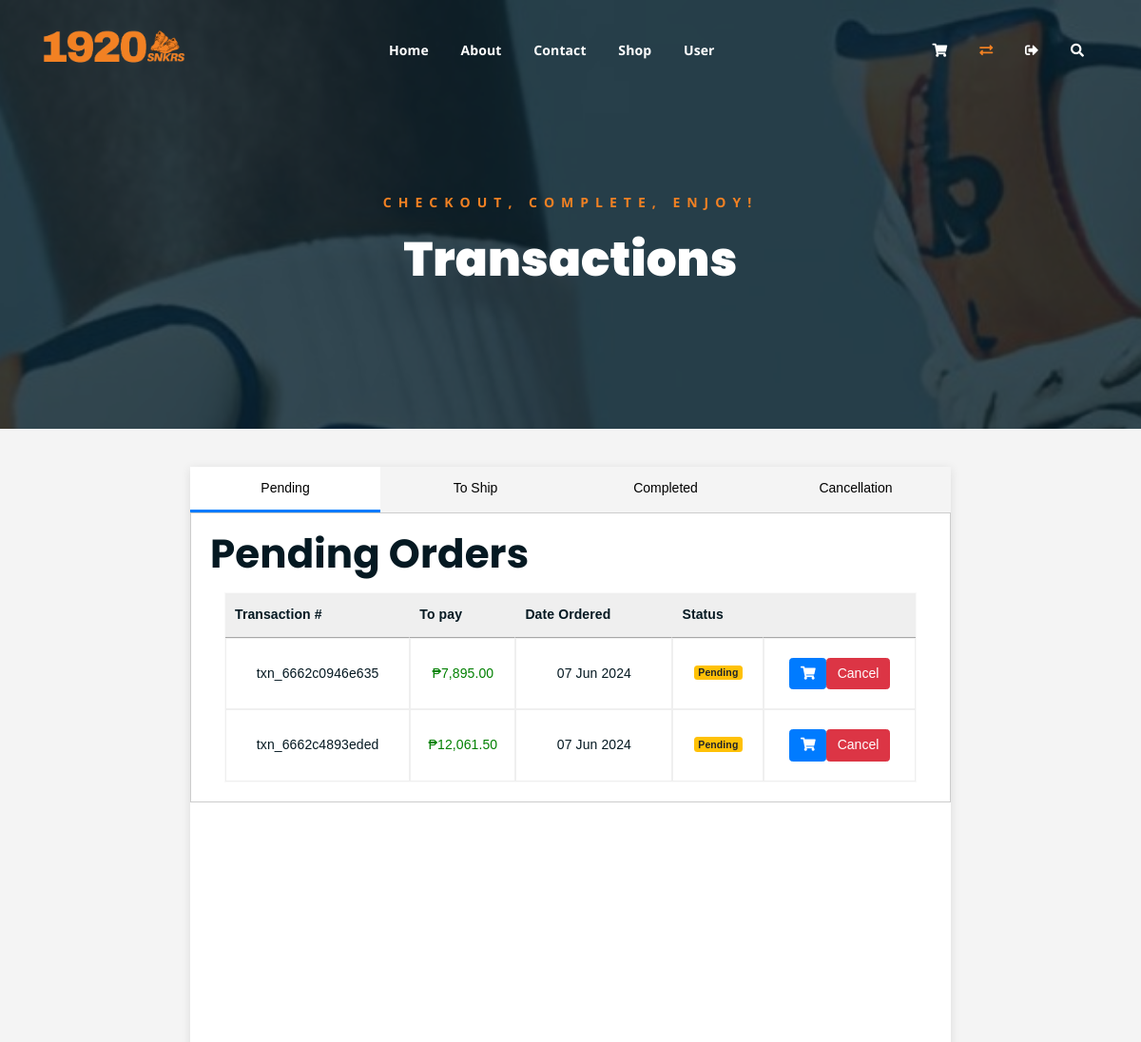
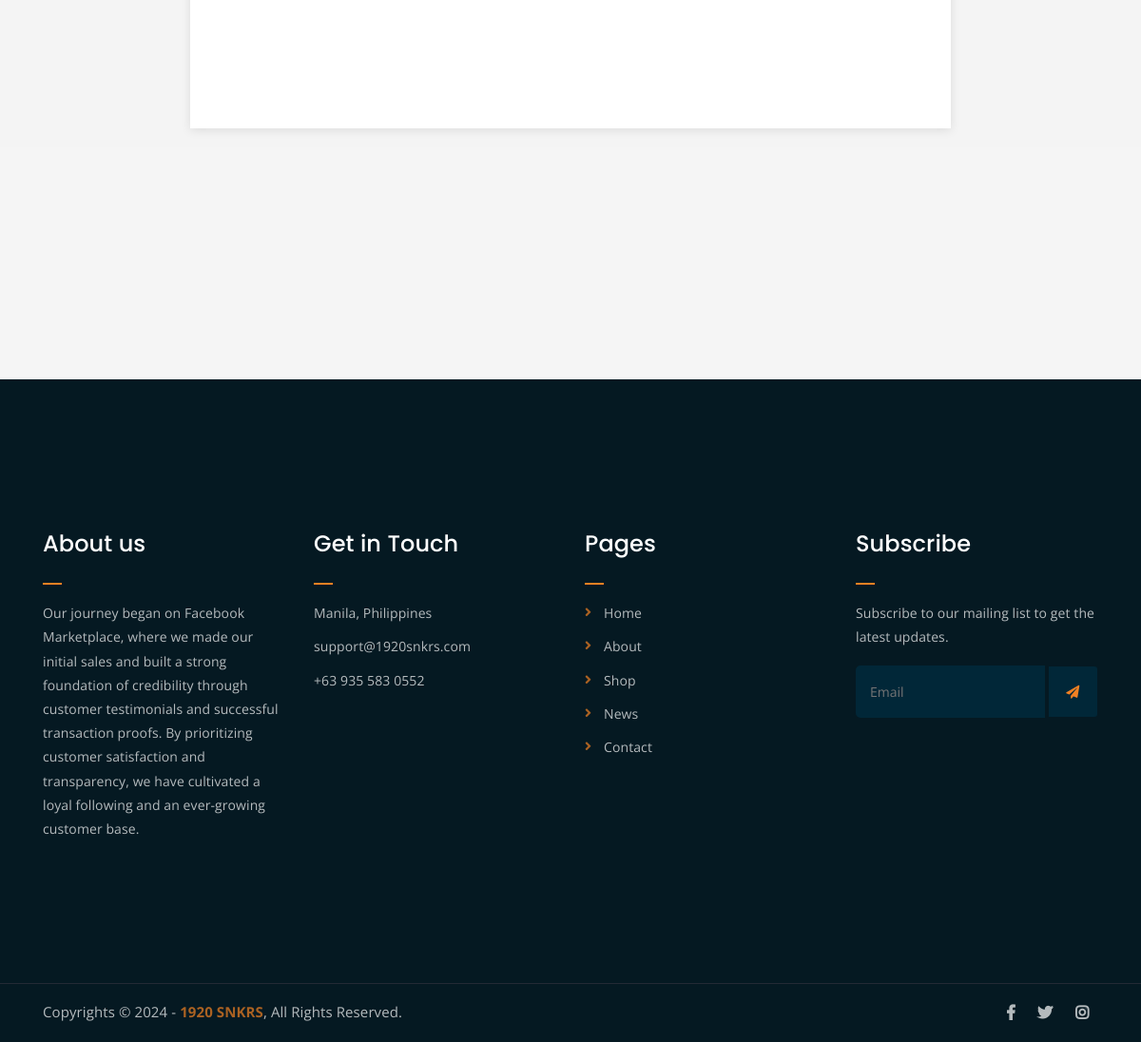
The page /user/transactions.php (signed in) on the database its author committed (2 pictures, top to bottom).
### tables this page shows
CREATE TABLE `orders` (
  `order_id` int(11) NOT NULL,
  `transaction_number` varchar(255) DEFAULT NULL,
  `userid` int(11) DEFAULT NULL,
  `total_amount` decimal(10,2) DEFAULT NULL,
  `note` text DEFAULT NULL,
  `created_at` timestamp NOT NULL DEFAULT current_timestamp(),
  `order_status` varchar(20) DEFAULT 'Pending',
  `imgURL` varchar(255) DEFAULT NULL,
  `updated_at` timestamp NOT NULL DEFAULT current_timestamp() ON UPDATE current_timestamp()
);

### user/function/transaction-table/pending-table.php (shortened to what this page needs)
<div class="container">
	<div class="row">
		<div class="col-lg-12 col-md-12">
			<div class="cart-table-wrap">
				<table class="cart-table dataTable" style="width: 100%;">
					<thead id="pendingTable" class="cart-table-head">
						<tr class="table-head-row">
							<th>Transaction #</th>
							<th>To pay</th>
							<th>Date Ordered</th>
							<th>Status</th>
							<th></th>
						</tr>
					</thead>
					<tbody>
						<?php
						$queryPending = "SELECT * FROM orders WHERE order_status = 'Pending' AND userid = ?";
						$stmtPending = $link->prepare($queryPending);
						$stmtPending->bind_param("i", $verifiedUID);
						$stmtPending->execute();
						$resultPending = $stmtPending->get_result();
						while ($row = $resultPending->fetch_assoc()) {
							$status = $row['order_status'];
							$order_id = $row['order_id'];
							$transaction_number = $row['transaction_number'];
							$createdAt = date('d M Y', strtotime($row['created_at']));
							$checkCancellationQuery = "SELECT * FROM cancellation_request WHERE order_id = ? AND status = 0";
							$stmtCancellation = $link->prepare($checkCancellationQuery);
							$stmtCancellation->bind_param("i", $order_id);
							$stmtCancellation->execute();
							$resultCancellation = $stmtCancellation->get_result();
							$cancellationExists = $resultCancellation->num_rows > 0;
							if ($status === 'Pending') {
								$statusLabel = '<label class="badge badge-warning">Pending</label>';
							} else {
								$statusLabel = $status;
							}
							echo "<tr>
							<td data-label='Transaction #'>{$transaction_number}</td>
							<td data-label='To pay' style='color: green;'>₱" . number_format($row['total_amount'], 2, '.', ',') . "</td>
							<td data-label='Date Ordered'>{$createdAt}</td>
							<td data-label='Status'>";
							if (!$cancellationExists) {
								echo $statusLabel;
							} else {
								echo "<label class='badge badge-secondary'>Cancellation Pending</label>";
							}
							echo "</td>
							<td data-label='Actions'>
								<button type='button' data-txn='{$transaction_number}' class='view-order btn btn-primary btn-md'><i class='fas fa-shopping-cart'></i></button>";
							if (!$cancellationExists) {
								echo "<button type='button' class='cancel_request btn btn-danger btn-md' data-order_id='$order_id'>Cancel</button>";
							}
							echo "</td></tr>";
						}
						?>
					</tbody>
				</table>
			</div>
		</div>
	</div>
</div>

### assets/css/main.css (style rules this page uses)
html { font-size: 14px; font-weight: 400; line-height: 28px; height: 100%; }
body { font-family: "Open Sans", sans-serif; font-weight: 400; font-size: 1rem; letter-spacing: 0.1px; line-height: 1.8; color: #051922; overflow-x: hidden; }
body img { max-width: 100%; }
a { cursor: pointer; text-decoration: none; -webkit-transition: all 0.2s ease-in-out; -o-transition: all 0.2s ease-in-out; transition: all 0.2s ease-in-out; }
p { font-family: "Open Sans", sans-serif; font-weight: 400; font-size: 1rem; letter-spacing: 0.1px; line-height: 1.8; color: #051922; margin: 0 0 1.25rem 0; }
p:last-child { margin: 0; }
.single-logo-item img { max-width: 180px; margin: 0 auto; }
.logo-carousel-section { background-color: #f5f5f5; padding: 50px 0; }
.copyright { background-color: #051922; border-top: 1px solid #232a35; }
.copyright p { margin: 0; color: #fff; opacity: 0.7; padding: 16px 0; font-size: 15px; }
.copyright a { color: #F28123; font-weight: 700; }
.social-icons ul { margin: 0; padding: 0; list-style: none; }
.social-icons ul li { display: inline-block; }
.social-icons ul li a { font-size: 16px; color: #fff; opacity: 0.7; padding: 16px 10px; display: block; }
.single-logo-item { -webkit-transition: 0.3s; -o-transition: 0.3s; transition: 0.3s; }
.social-icons ul li a { -webkit-transition: 0.3s; -o-transition: 0.3s; transition: 0.3s; }
html, body { height: 100%; }
table.cart-table { border: 1px solid #f9f9f9; width: 100%; }
thead { border-bottom: 1px solid #eee; }
tr.table-head-row th { border-right: 1px solid #efefef; padding: 15px; font-weight: 500; text-align: center; }
tr.table-head-row th:last-child { border-right: none; }
.cart-table-wrap tbody tr td { text-align: center; }
.cart-table-wrap tbody tr td { border: 1px solid #efefef; padding: 20px 0; color: #051922; }
thead.cart-table-head tr { background-color: #efefef; }

### rows shown on the page
orders: transaction_number "txn_6662c0946e635", total_amount "7,895.00", created_at "07 Jun 2024", order_status "Pending"
orders: transaction_number "txn_6662c4893eded", total_amount "12,061.50", created_at "07 Jun 2024", order_status "Pending"
